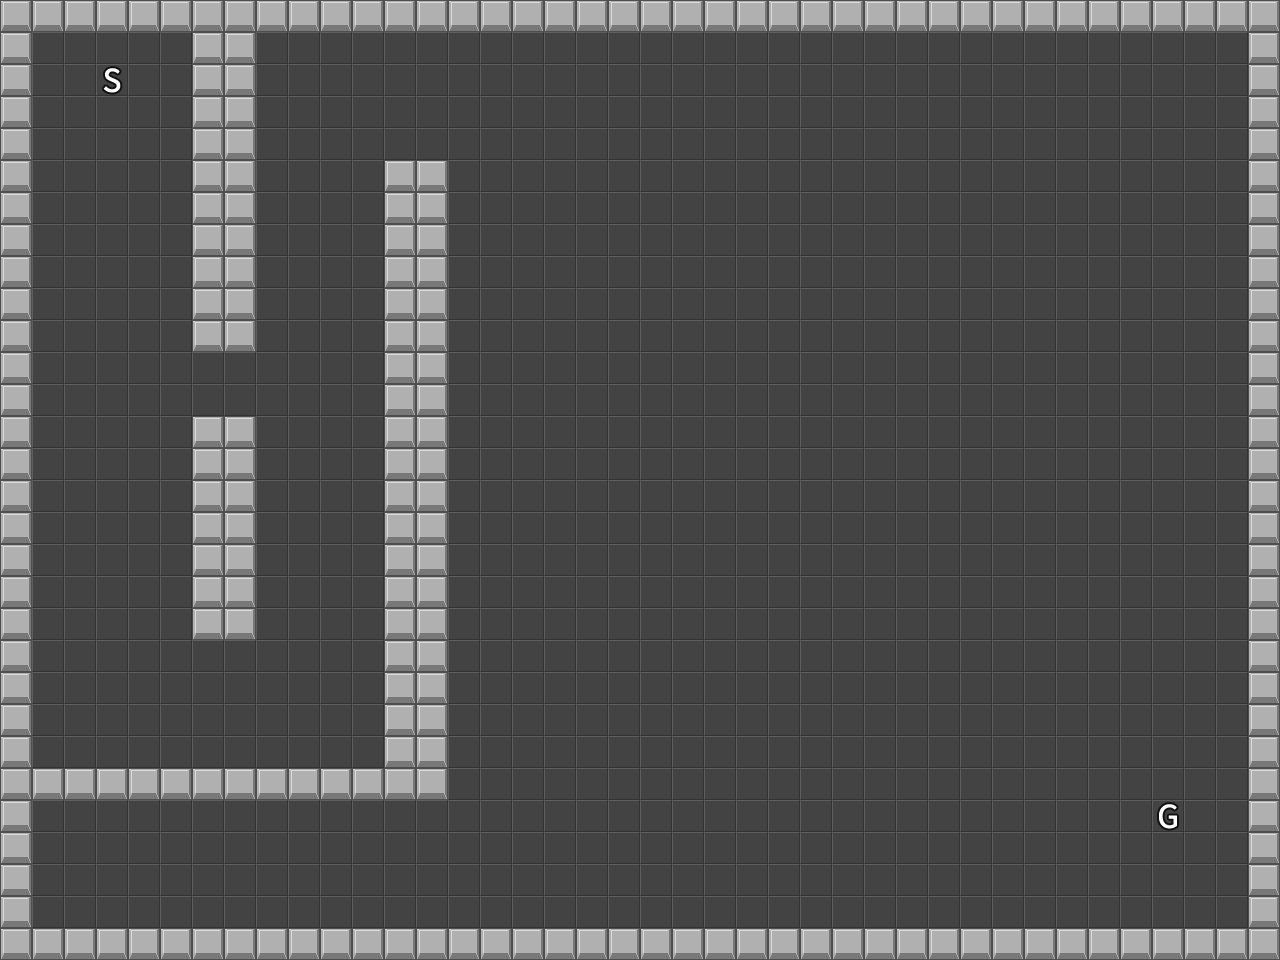

This game map was drawn from its Tiled (.tmx) file and the tilesets committed beside it. A one-line description and the full map source follow:
An orthogonal 40x30 tile map with 32x32 px tiles, 1 tile layer (タイル・レイヤー 1).

<map version="1.2" tiledversion="1.3.4" orientation="orthogonal" renderorder="right-down" width="40" height="30" tilewidth="32" tileheight="32" infinite="0" nextlayerid="2" nextobjectid="1">
 <tileset firstgid="1" source="irairabou.tsx" />
 <layer id="1" name="タイル・レイヤー 1" width="40" height="30">
  <data encoding="csv">
2,2,2,2,2,2,2,2,2,2,2,2,2,2,2,2,2,2,2,2,2,2,2,2,2,2,2,2,2,2,2,2,2,2,2,2,2,2,2,2,
2,1,1,1,1,1,2,2,1,1,1,1,1,1,1,1,1,1,1,1,1,1,1,1,1,1,1,1,1,1,1,1,1,1,1,1,1,1,1,2,
2,1,1,3,1,1,2,2,1,1,1,1,1,1,1,1,1,1,1,1,1,1,1,1,1,1,1,1,1,1,1,1,1,1,1,1,1,1,1,2,
2,1,1,1,1,1,2,2,1,1,1,1,1,1,1,1,1,1,1,1,1,1,1,1,1,1,1,1,1,1,1,1,1,1,1,1,1,1,1,2,
2,1,1,1,1,1,2,2,1,1,1,1,1,1,1,1,1,1,1,1,1,1,1,1,1,1,1,1,1,1,1,1,1,1,1,1,1,1,1,2,
2,1,1,1,1,1,2,2,1,1,1,1,2,2,1,1,1,1,1,1,1,1,1,1,1,1,1,1,1,1,1,1,1,1,1,1,1,1,1,2,
2,1,1,1,1,1,2,2,1,1,1,1,2,2,1,1,1,1,1,1,1,1,1,1,1,1,1,1,1,1,1,1,1,1,1,1,1,1,1,2,
2,1,1,1,1,1,2,2,1,1,1,1,2,2,1,1,1,1,1,1,1,1,1,1,1,1,1,1,1,1,1,1,1,1,1,1,1,1,1,2,
2,1,1,1,1,1,2,2,1,1,1,1,2,2,1,1,1,1,1,1,1,1,1,1,1,1,1,1,1,1,1,1,1,1,1,1,1,1,1,2,
2,1,1,1,1,1,2,2,1,1,1,1,2,2,1,1,1,1,1,1,1,1,1,1,1,1,1,1,1,1,1,1,1,1,1,1,1,1,1,2,
2,1,1,1,1,1,2,2,1,1,1,1,2,2,1,1,1,1,1,1,1,1,1,1,1,1,1,1,1,1,1,1,1,1,1,1,1,1,1,2,
2,1,1,1,1,1,1,1,1,1,1,1,2,2,1,1,1,1,1,1,1,1,1,1,1,1,1,1,1,1,1,1,1,1,1,1,1,1,1,2,
2,1,1,1,1,1,1,1,1,1,1,1,2,2,1,1,1,1,1,1,1,1,1,1,1,1,1,1,1,1,1,1,1,1,1,1,1,1,1,2,
2,1,1,1,1,1,2,2,1,1,1,1,2,2,1,1,1,1,1,1,1,1,1,1,1,1,1,1,1,1,1,1,1,1,1,1,1,1,1,2,
2,1,1,1,1,1,2,2,1,1,1,1,2,2,1,1,1,1,1,1,1,1,1,1,1,1,1,1,1,1,1,1,1,1,1,1,1,1,1,2,
2,1,1,1,1,1,2,2,1,1,1,1,2,2,1,1,1,1,1,1,1,1,1,1,1,1,1,1,1,1,1,1,1,1,1,1,1,1,1,2,
2,1,1,1,1,1,2,2,1,1,1,1,2,2,1,1,1,1,1,1,1,1,1,1,1,1,1,1,1,1,1,1,1,1,1,1,1,1,1,2,
2,1,1,1,1,1,2,2,1,1,1,1,2,2,1,1,1,1,1,1,1,1,1,1,1,1,1,1,1,1,1,1,1,1,1,1,1,1,1,2,
2,1,1,1,1,1,2,2,1,1,1,1,2,2,1,1,1,1,1,1,1,1,1,1,1,1,1,1,1,1,1,1,1,1,1,1,1,1,1,2,
2,1,1,1,1,1,2,2,1,1,1,1,2,2,1,1,1,1,1,1,1,1,1,1,1,1,1,1,1,1,1,1,1,1,1,1,1,1,1,2,
2,1,1,1,1,1,1,1,1,1,1,1,2,2,1,1,1,1,1,1,1,1,1,1,1,1,1,1,1,1,1,1,1,1,1,1,1,1,1,2,
2,1,1,1,1,1,1,1,1,1,1,1,2,2,1,1,1,1,1,1,1,1,1,1,1,1,1,1,1,1,1,1,1,1,1,1,1,1,1,2,
2,1,1,1,1,1,1,1,1,1,1,1,2,2,1,1,1,1,1,1,1,1,1,1,1,1,1,1,1,1,1,1,1,1,1,1,1,1,1,2,
2,1,1,1,1,1,1,1,1,1,1,1,2,2,1,1,1,1,1,1,1,1,1,1,1,1,1,1,1,1,1,1,1,1,1,1,1,1,1,2,
2,2,2,2,2,2,2,2,2,2,2,2,2,2,1,1,1,1,1,1,1,1,1,1,1,1,1,1,1,1,1,1,1,1,1,1,1,1,1,2,
2,1,1,1,1,1,1,1,1,1,1,1,1,1,1,1,1,1,1,1,1,1,1,1,1,1,1,1,1,1,1,1,1,1,1,1,4,1,1,2,
2,1,1,1,1,1,1,1,1,1,1,1,1,1,1,1,1,1,1,1,1,1,1,1,1,1,1,1,1,1,1,1,1,1,1,1,1,1,1,2,
2,1,1,1,1,1,1,1,1,1,1,1,1,1,1,1,1,1,1,1,1,1,1,1,1,1,1,1,1,1,1,1,1,1,1,1,1,1,1,2,
2,1,1,1,1,1,1,1,1,1,1,1,1,1,1,1,1,1,1,1,1,1,1,1,1,1,1,1,1,1,1,1,1,1,1,1,1,1,1,2,
2,2,2,2,2,2,2,2,2,2,2,2,2,2,2,2,2,2,2,2,2,2,2,2,2,2,2,2,2,2,2,2,2,2,2,2,2,2,2,2
</data>
 </layer>
</map>
